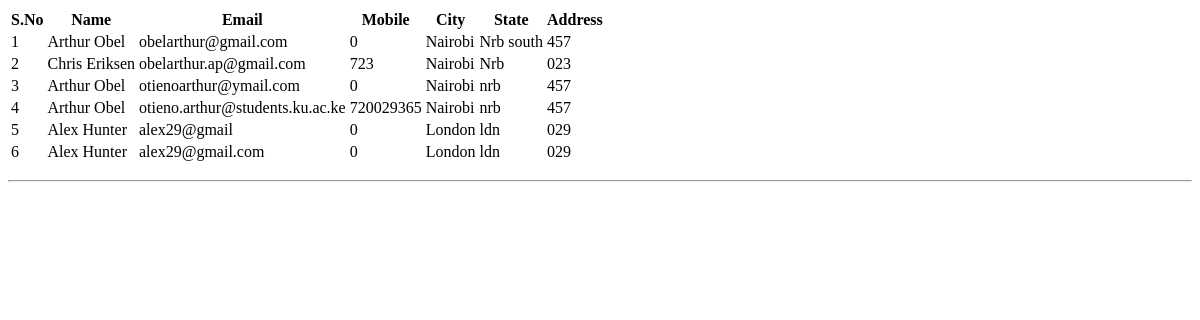
/admin/users.php, run on the app's committed database.
### tables this page shows
CREATE TABLE `users` (
  `user_id` int(11) NOT NULL,
  `user_fname` varchar(100) NOT NULL,
  `user_lname` varchar(100) NOT NULL,
  `user_gender` char(10) NOT NULL,
  `user_dob` date NOT NULL,
  `user_address` varchar(200) NOT NULL,
  `user_city` char(100) NOT NULL,
  `user_district` char(100) NOT NULL,
  `user_mobile` bigint(20) NOT NULL,
  `user_contact` bigint(20) NOT NULL,
  `user_password` text NOT NULL,
  `user_email` varchar(100) NOT NULL,
  `status` char(20) NOT NULL
);

### admin/users.php (the view, shortened to what this page needs)
        <link rel="stylesheet" href="../public/css/default.css" type="text/css">
  <?php
	extract($_POST);
?>
	<form method="post">
			<table class="table table-bordered">
				<tr class="info">
					<th class='text-center'>S.No</th>
 					<th class='text-center'>Name</th>
					<th class='text-center'>Email</th>
					<th class='text-center'>Mobile</th>
					<th class='text-center'>City</th>
					<th class='text-center'>State</th>
					<th class='text-center'>Address</th>
				</tr>
				<?php
					$sql="select * from users";
					$query=mysqli_query($con,$sql);
					$i=1;
					while($a=mysqli_fetch_array($query,MYSQLI_ASSOC))
					{
							echo "<tr >";
							echo"<td >".$i."</td>";
			echo"<td >".$a['user_fname']." ".$a['user_lname']."</td>";
							echo"<td >".$a['user_email']."</td>";
							echo"<td >".$a['user_mobile']."</td>";
							echo"<td >".$a['user_city']."</td>";
							echo"<td >".$a['user_district']."</td>";
							echo"<td >".$a['user_address']."</td>";
						echo "</tr>";
						$i++;
					}
				?>
			</table>
		</form>
		<hr>

### data on the page
users: user_fname "Arthur", user_lname "Obel", user_email "obelarthur@gmail.com", user_mobile "0", user_city "Nairobi", user_district "Nrb south", user_address "457"
users: user_fname "Chris", user_lname "Eriksen", user_email "obelarthur.ap@gmail.com", user_mobile "723", user_city "Nairobi", user_district "Nrb", user_address "023"
users: user_fname "Arthur", user_lname "Obel", user_email "otienoarthur@ymail.com", user_mobile "0", user_city "Nairobi", user_district "nrb", user_address "457"
users: user_fname "Arthur", user_lname "Obel", user_email "otieno.arthur@students.ku.ac.ke", user_mobile "720029365", user_city "Nairobi", user_district "nrb", user_address "457"
users: user_fname "Alex", user_lname "Hunter", user_email "alex29@gmail", user_mobile "0", user_city "London", user_district "ldn", user_address "029"
users: user_fname "Alex", user_lname "Hunter", user_email "alex29@gmail.com", user_mobile "0", user_city "London", user_district "ldn", user_address "029"
